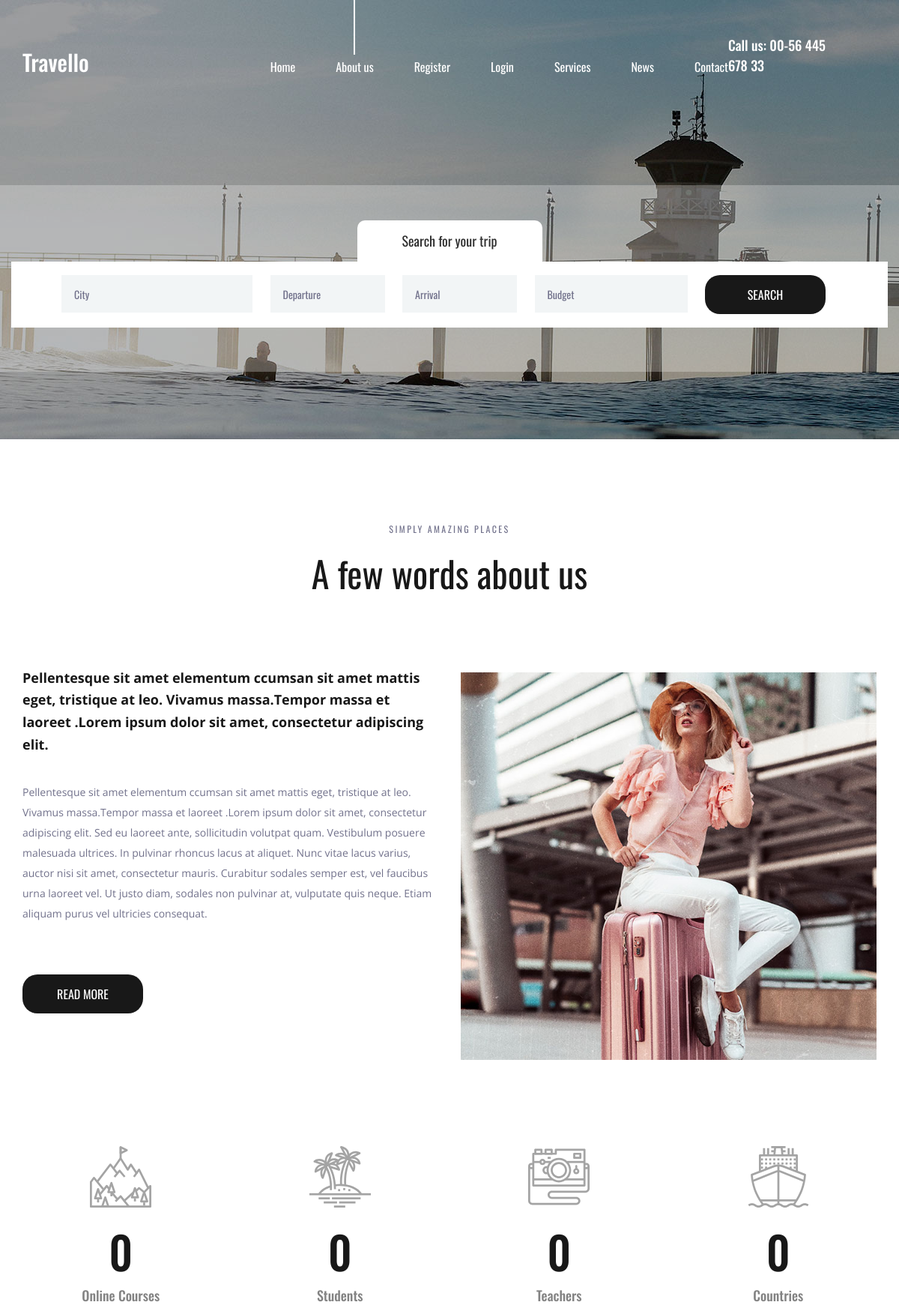
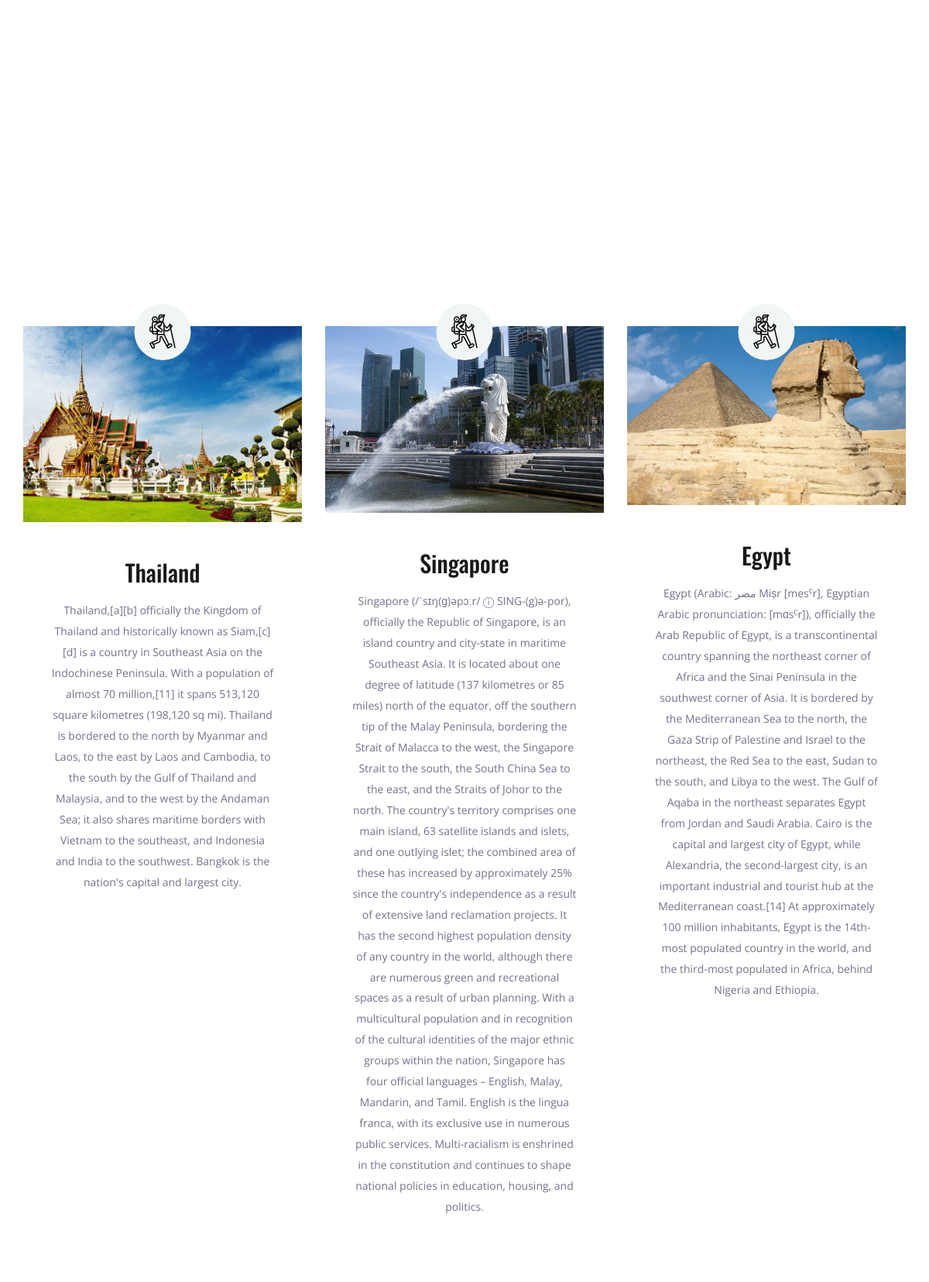
The page / (upper part) on the database its author committed (2 pictures, top to bottom).
### travelapp/models.py (models this page shows, shortened)
class place(models.Model):
    name=models.CharField(max_length=250)
    img=models.ImageField(upload_to='pics')
    desc=models.TextField()

### travelapp/views.py (the view)
# urls.py: path('',views.demo,name="demo"),
def demo(request):
    obj=place.objects.all()
    obj1=Team.objects.all()
    return render(request, "index.html",{'result':obj, 'results':obj1})

### templates/index.html (shortened to what this page needs)
{% load static %}
<!DOCTYPE html>
<html lang="en">
<head>
<link rel="stylesheet" type="text/css" href="{% static 'styles/bootstrap4/bootstrap.min.css' %}">
<link href="{% static 'plugins/font-awesome-4.7.0/css/font-awesome.min.css' %}" rel="stylesheet" type="text/css">
<link rel="stylesheet" type="text/css" href="{% static 'plugins/OwlCarousel2-2.2.1/owl.carousel.css' %}">
<link rel="stylesheet" type="text/css" href="{% static 'plugins/OwlCarousel2-2.2.1/owl.theme.default.css' %}">
<link rel="stylesheet" type="text/css" href="{% static 'plugins/OwlCarousel2-2.2.1/animate.css' %}">
<link rel="stylesheet" type="text/css" href="{% static 'styles/about.css' %}">
<link rel="stylesheet" type="text/css" href="{% static 'styles/about_responsive.css' %}">
</head>
<body>
<div class="super_container">
	<header class="header">
		<div class="container">
			<div class="row">
				<div class="col">
					<div class="header_content d-flex flex-row align-items-center justify-content-start">
						<div class="header_content_inner d-flex flex-row align-items-end justify-content-start">
							<div class="logo"><a href="index.html">Travello</a></div>
							<nav class="main_nav">
								<ul class="d-flex flex-row align-items-start justify-content-start">
									<li><a href="index.html">Home</a></li>
									<li class="active"><a href="about.html">About us</a></li>
									{% if user.is_authenticated %}
									<li>Hello{{user.username}}</li>
									<li><a href="/logout">Logout</a></li>
									{% else %}
									<li><a href="/register">Register</a></li>
									<li><a href="/login">Login</a></li>
									{% endif %}
									<li><a href="#">Services</a></li>
									<li><a href="news.html">News</a></li>
									<li><a href="contact.html">Contact</a></li>
								</ul>
							</nav>
							<div class="header_phone ml-auto">Call us: 00-56 445 678 33</div>
						</div>
					</div>
				</div>
			</div>
		</div>
	</header>
	<div class="home">
		<div class="background_image" style="background-image:url({% static 'images/about.jpg' %})"></div>
	</div>
	<div class="home_search">
		<div class="container">
			<div class="row">
				<div class="col">
					<div class="home_search_container">
						<div class="home_search_title">Search for your trip</div>
						<div class="home_search_content">
							<form action="#" class="home_search_form" id="home_search_form">
								<div class="d-flex flex-lg-row flex-column align-items-start justify-content-lg-between justify-content-start">
									<input type="text" class="search_input search_input_1" placeholder="City" required="required">
									<input type="text" class="search_input search_input_2" placeholder="Departure" required="required">
									<input type="text" class="search_input search_input_3" placeholder="Arrival" required="required">
									<input type="text" class="search_input search_input_4" placeholder="Budget" required="required">
									<button class="home_search_button">search</button>
								</div>
							</form>
						</div>
					</div>
				</div>
			</div>
		</div>
	</div>
	<div class="about">
		<div class="container">
			<div class="row">
				<div class="col text-center">
					<div class="section_subtitle">simply amazing places</div>
					<div class="section_title"><h2>A few words about us</h2></div>
				</div>
			</div>
			<div class="row about_row">
				<div class="col-lg-6">
					<div class="about_content">
						<div class="text_highlight">Pellentesque sit amet elementum ccumsan sit amet mattis eget, tristique at leo. Vivamus massa.Tempor massa et laoreet .Lorem ipsum dolor sit amet, consectetur adipiscing elit.</div>
						<div class="about_text">
							<p>Pellentesque sit amet elementum ccumsan sit amet mattis eget, tristique at leo. Vivamus massa.Tempor massa et laoreet .Lorem ipsum dolor sit amet, consectetur adipiscing elit. Sed eu laoreet ante, sollicitudin volutpat quam. Vestibulum posuere malesuada ultrices. In pulvinar rhoncus lacus at aliquet. Nunc vitae lacus varius, auctor nisi sit amet, consectetur mauris. Curabitur sodales semper est, vel faucibus urna laoreet vel. Ut justo diam, sodales non pulvinar at, vulputate quis neque. Etiam aliquam purus vel ultricies consequat.</p>
						</div>
						<div class="button about_button"><a href="#">read more</a></div>
					</div>
				</div>
				<div class="col-lg-6">
					<div class="about_image"><img src="{% static 'images/about_1.jpg' %}" alt=""></div>
				</div>
			</div>
		</div>
	</div>
	<div class="milestones">
		<div class="container">
			<div class="row">
				<div class="col-lg-3 milestone_col">
					<div class="milestone text-center">
						<div class="milestone_icon"><img src="{% static 'images/mountain.svg' %}" alt=""></div>
						<div class="milestone_counter" data-end-value="17">0</div>
						<div class="milestone_text">Online Courses</div>
					</div>
				</div>
				<div class="col-lg-3 milestone_col">
					<div class="milestone text-center">
						<div class="milestone_icon"><img src="{% static 'images/island.svg' %}" alt=""></div>
						<div class="milestone_counter" data-end-value="213">0</div>
						<div class="milestone_text">Students</div>
					</div>
				</div>
				<div class="col-lg-3 milestone_col">
					<div class="milestone text-center">
						<div class="milestone_icon"><img src="{% static 'images/camera.svg' %}" alt=""></div>
						<div class="milestone_counter" data-end-value="11923">0</div>
						<div class="milestone_text">Teachers</div>
					</div>
				</div>
				<div class="col-lg-3 milestone_col">
					<div class="milestone text-center">
						<div class="milestone_icon"><img src="{% static 'images/boat.svg' %}" alt=""></div>
						<div class="milestone_counter" data-end-value="15">0</div>
						<div class="milestone_text">Countries</div>
					</div>
				</div>
			</div>
		</div>
	</div>
	<div class="why">
		<div class="parallax_background parallax-window" data-parallax="scroll" data-image-src="{% static 'images/why.jpg' %}" data-speed="0.8"></div>
		<div class="container">
			<div class="row">
				<div class="col text-center">
					<div class="section_subtitle">simply amazing places</div>
					<div class="section_title"><h2>Why choose us?</h2></div>
				</div>
			</div>
			<div class="row why_row">
				{% for i in result %}
				<div class="col-lg-4 why_col">
					<div class="why_item">
						<div class="why_image">
							<img src="{{i.img.url}}" alt="">
							<div class="why_icon d-flex flex-column align-items-center justify-content-center">
								<img src="{% static 'images/why_3.svg' %}" alt="">
							</div>
						</div>
						<div class="why_content text-center">
							<div class="why_title">{{i.name}}</div>
							<div class="why_text">
								<p>{{i.desc}}</p>
							</div>
						</div>
					</div>
				</div>
				{% endfor %}
			</div>
		</div>
	</div>
</div>
</body>
</html>

### rows shown on the page
place: img (picture), name "Thailand", desc "Thailand,[a][b] officially the Kingdom of Thailand and historically known as Siam,[c][d] is a country in Southeast Asia on the Indochinese Peninsula. With a population of almost 70 million,[11] it spans 513,120 square kilometres (198,120 sq mi). Thailand is bordered to the north by Myanmar and Laos, to the east by Laos and Cambodia, to the south by the Gulf of Thailand and Malaysia, and to the west by the Andaman Sea; it also shares maritime borders with Vietnam to the southeast, and Indonesia and India to the southwest. Bangkok is the nation's capital and largest city."
place: img (picture), name "Singapore", desc "Singapore (/ˈsɪŋ(ɡ)əpɔːr/ ⓘ SING-(g)ə-por), officially the Republic of Singapore, is an island country and city-state in maritime Southeast Asia. It is located about one degree of latitude (137 kilometres or 85 miles) north of the equator, off the southern tip of the Malay Peninsula, bordering the Strait of Malacca to the west, the Singapore Strait to the south, the South China Sea to the east, and the Straits of Johor to the north. The country's territory comprises one main island, 63 satellite islands and islets, and one outlying islet; the combined area of these has increased by approximately 25% since the country's independence as a result of extensive land reclamation projects. It has…"
place: img (picture), name "Egypt", desc "Egypt (Arabic: مصر Miṣr [mesˁr], Egyptian Arabic pronunciation: [mɑsˤr]), officially the Arab Republic of Egypt, is a transcontinental country spanning the northeast corner of Africa and the Sinai Peninsula in the southwest corner of Asia. It is bordered by the Mediterranean Sea to the north, the Gaza Strip of Palestine and Israel to the northeast, the Red Sea to the east, Sudan to the south, and Libya to the west. The Gulf of Aqaba in the northeast separates Egypt from Jordan and Saudi Arabia. Cairo is the capital and largest city of Egypt, while Alexandria, the second-largest city, is an important industrial and tourist hub at the Mediterranean coast.[14] At approximately 100 million…"
